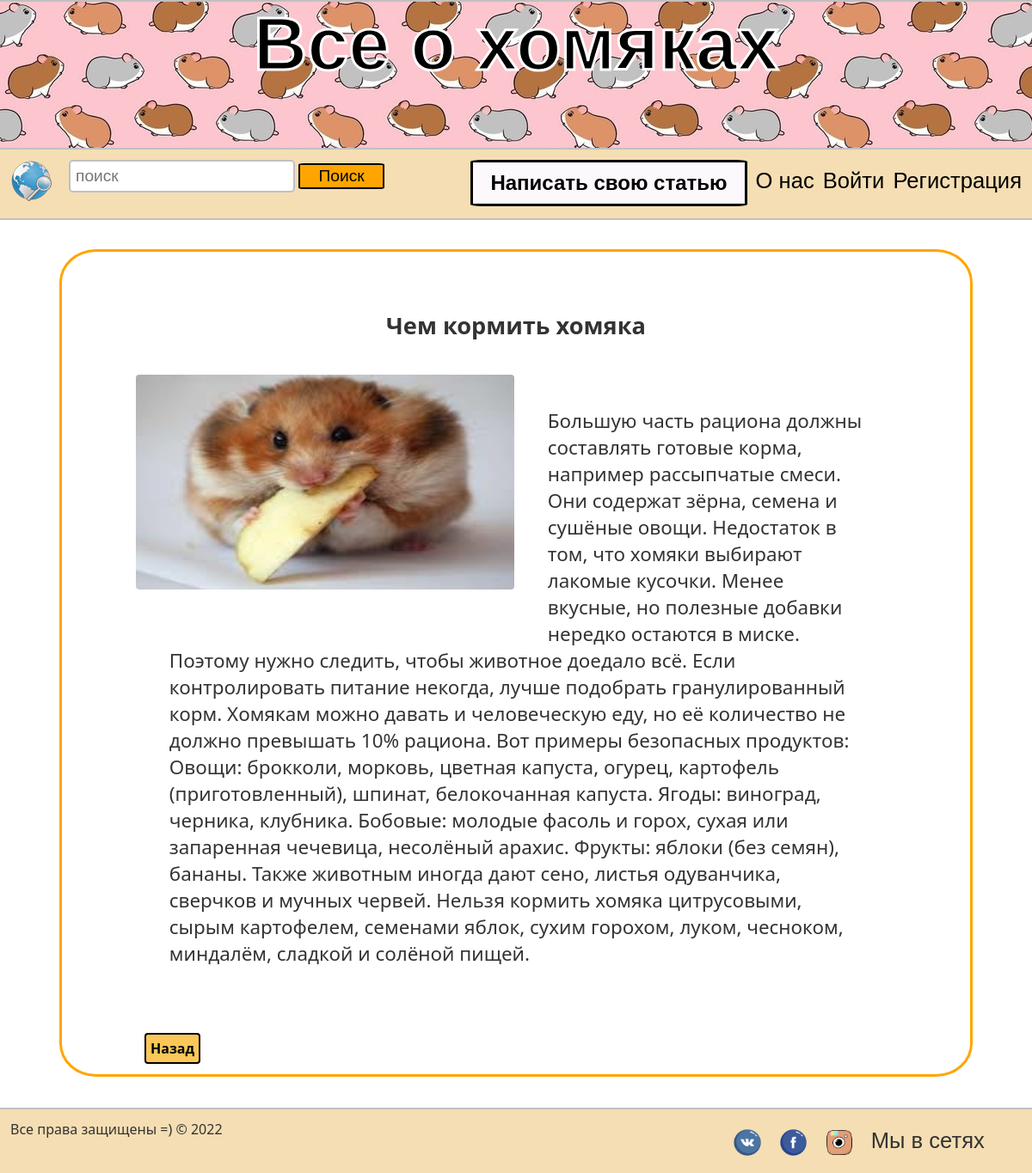
The app's page /blog/eating/ with its own data.
### myblog/models.py (models this page shows, shortened)
class Post(models.Model):
    title = models.CharField(max_length=200)
    url = models.SlugField(null=False, unique=True)
    content = models.TextField()
    image = models.ImageField()
    created_at = models.DateField(default=timezone.now)
    author = models.ForeignKey(User, on_delete=models.CASCADE)

### myblog/views.py (the view)
# urls.py: path('blog/<slug>/', PostDetailView.as_view(), name='post_detail'),
class PostDetailView(View):
    def get(self, request, slug, *args, **kwargs):
        post = get_object_or_404(Post, url=slug)
        return render(request, 'myblog/post_detail.html', context={'post': post})

### myblog/templates/myblog/post_detail.html (shortened to what this page needs)
{% extends './base.html' %}
{% load static %}
{% block content %}
    <div class="post_detail">
		<h4>{{ post.title }}</h4>
        <img src="{{ post.image.url }}">
		<p>{{ post.content }}</p>
		<a href="{% url 'index' %}">Назад</a>
	</div>
{% endblock %}

### myblog/static/css/style.css (style rules this page uses)
* { margin: 0; padding: 0; outline: none; }
html { height: 100%; }
body { width: 100%; height: 100%; color: #333; background-color: f7f7f7; font-size: 1em; font-family: "Segoe UI", sans-serif; }
a { color: black; text-decoration: none; transition: all.6s ease; -moz-transition: all.6s ease; }
.post_detail { border: 3px solid orange; border-radius: 4%; width: 80%; margin-left: auto; margin-right: auto; margin-top: 3%; margin-bottom: 3%; min-height: auto; padding: 4%; }
.post_detail h4 { font-size: 1.7em; text-align: center; margin-top: 2%; }
.post_detail img { width: 440px; height: 250px; border-radius: 4px 4px 4px 4px; margin: 4%; float: left; }
.post_detail p { font-size: 1.4em; font-family: "Segoe UI", sans-serif; margin: 2%; padding: 6%; }
.post_detail a { padding: 5px; background-color: #FAC759; margin-left: 5%; border-radius: 4px; float: left; margin-bottom: 5%; font-weight: bold; border: 2px solid #FAC759; border: 2px solid black; }

### records on screen
Post: title "Чем кормить хомяка", image (picture), content "Большую часть рациона должны составлять готовые корма, например рассыпчатые смеси. Они содержат зёрна, семена и сушёные овощи. Недостаток в том, что хомяки выбирают лакомые кусочки. Менее вкусные, но полезные добавки нередко остаются в миске. Поэтому нужно следить, чтобы животное доедало всё. Если контролировать питание некогда, лучше подобрать гранулированный корм. Хомякам можно давать и человеческую еду, но её количество не должно превышать 10% рациона. Вот примеры безопасных продуктов: Овощи: брокколи, морковь, цветная капуста, огурец, картофель (приготовленный), шпинат, белокочанная капуста. Ягоды: виноград, черника, клубника. Бобовые: молодые фасоль и горох, сухая или запаренная…"
